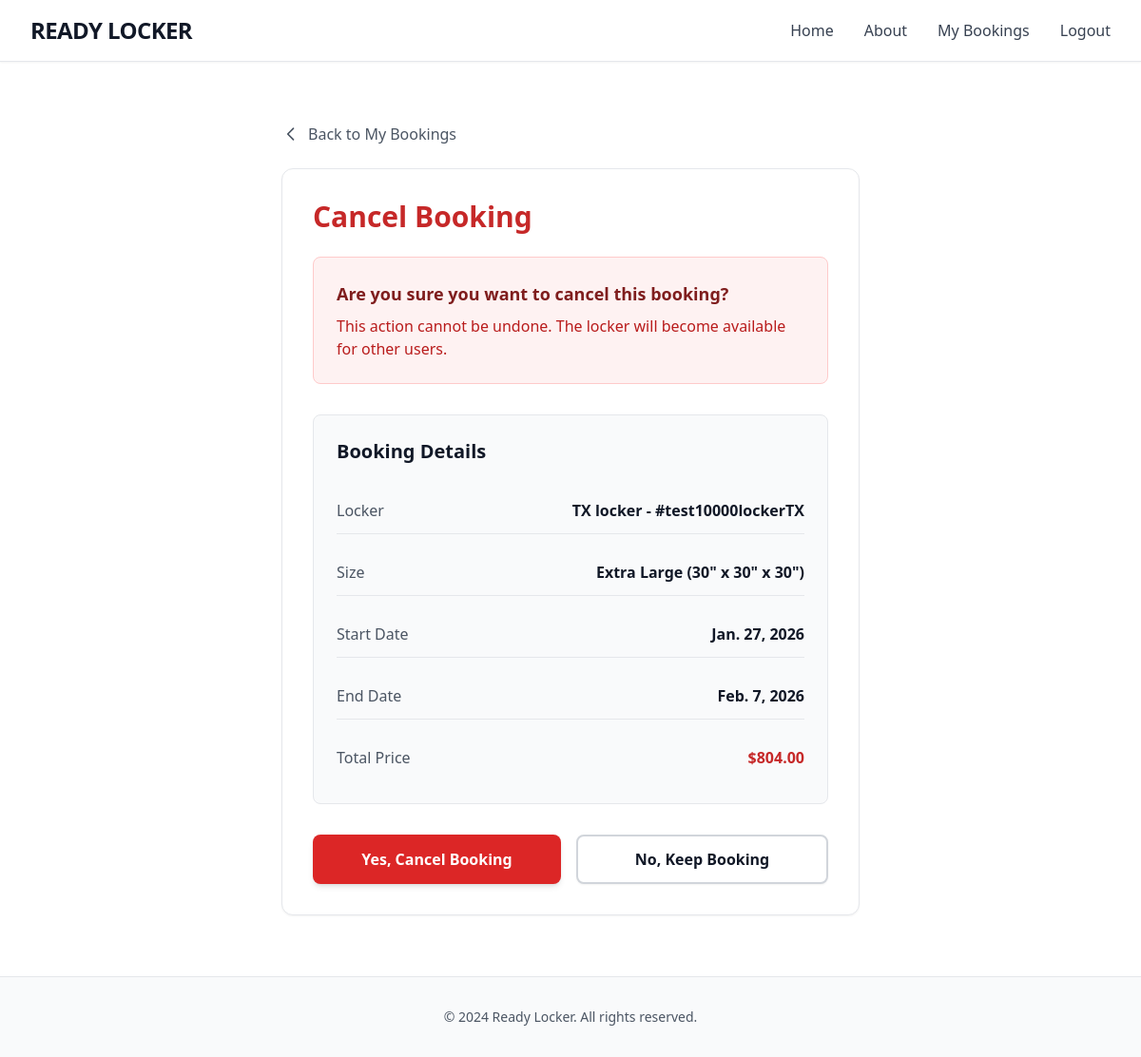
The app's page /booking/8/cancel/ (signed in), older data.
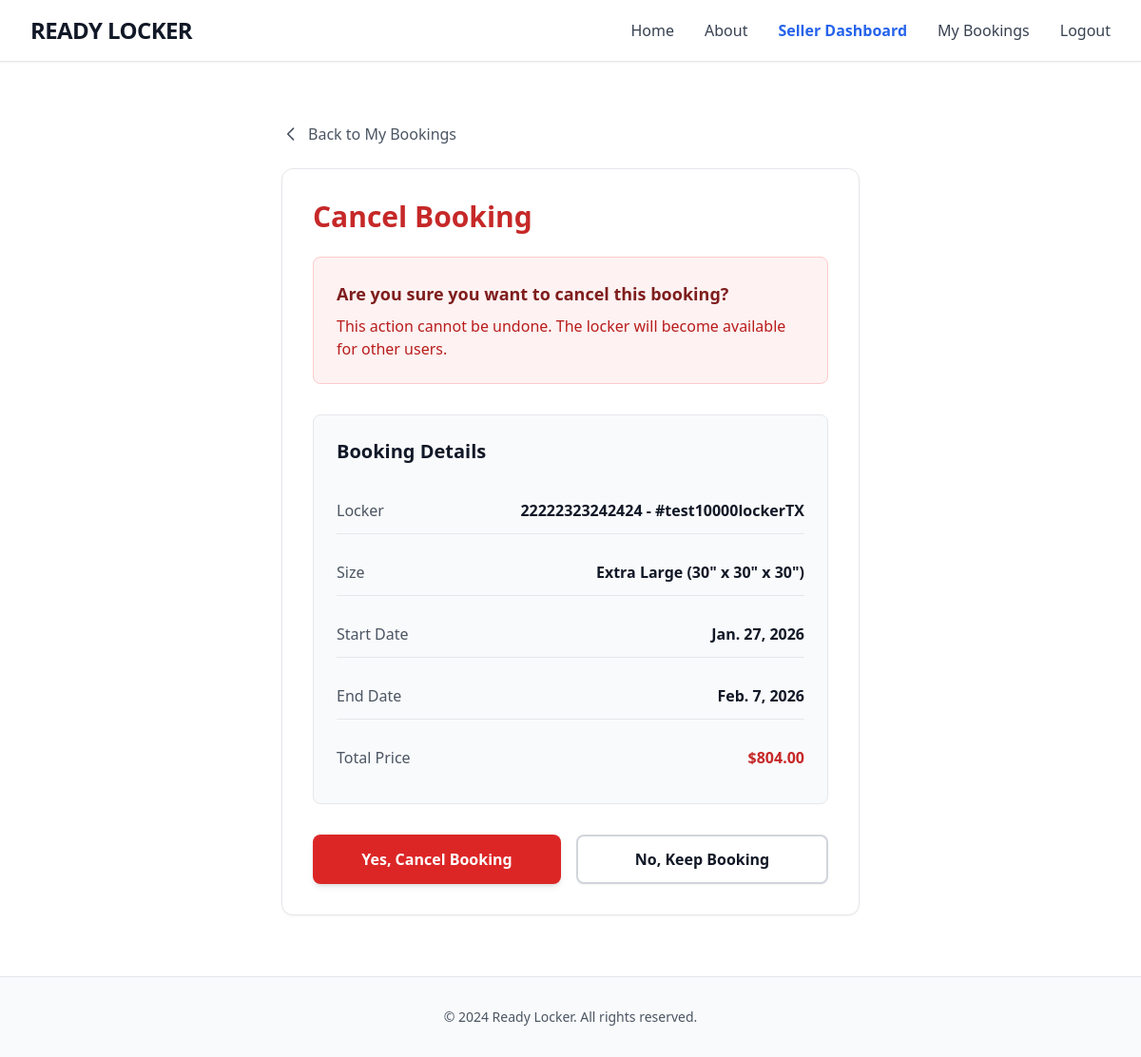
The same page, newer data.
### store/models.py (models this page shows, shortened)
class Booking(models.Model):
    STATUS_CHOICES = [
        ('pending', 'Pending'),
        ('active', 'Active'),
        ('completed', 'Completed'),
        ('cancelled', 'Cancelled'),
    ]
    user = models.ForeignKey(User, on_delete=models.CASCADE, related_name='bookings')
    locker = models.ForeignKey(Locker, on_delete=models.CASCADE, related_name='bookings')
    start_date = models.DateField()
    end_date = models.DateField()
    status = models.CharField(max_length=20, choices=STATUS_CHOICES, default='pending')
    total_price = models.DecimalField(max_digits=10, decimal_places=2)
    created_at = models.DateTimeField(auto_now_add=True)
    updated_at = models.DateTimeField(auto_now=True)
    special_instructions = models.TextField(blank=True)
    unlock_code = models.CharField(max_length=6, blank=True, null=True)
    class Meta:
        ordering = ['-created_at']

class Locker(models.Model):
    SIZE_CHOICES = [
        ('small', 'Small (12" x 12" x 12")'),
        ('medium', 'Medium (18" x 18" x 18")'),
        ('large', 'Large (24" x 24" x 24")'),
        ('xlarge', 'Extra Large (30" x 30" x 30")'),
    ]
    STATUS_CHOICES = [
        ('available', 'Available'),
        ('occupied', 'Occupied'),
        ('maintenance', 'Under Maintenance'),
    ]
    locker_number = models.CharField(max_length=20, blank=True)
    location = models.ForeignKey(Location, on_delete=models.CASCADE, related_name='lockers')
    size = models.CharField(max_length=20, choices=SIZE_CHOICES)
    status = models.CharField(max_length=20, choices=STATUS_CHOICES, default='available')
    daily_price = models.DecimalField(max_digits=10, decimal_places=2, validators=[MinValueValidator(Decimal('0.01'))])
    description = models.TextField(blank=True)
    created_at = models.DateTimeField(auto_now_add=True)
    updated_at = models.DateTimeField(auto_now=True)
    image = models.ImageField(upload_to='uploads/', blank=True, null=True)
    class Meta:
        ordering = ['location', 'locker_number']

class Location(models.Model):
    STATE_CHOICES = [
        ('AL', 'Alabama'), ('AK', 'Alaska'), ('AZ', 'Arizona'), ('AR', 'Arkansas'),
        ('CA', 'California'), ('CO', 'Colorado'), ('CT', 'Connecticut'), ('DE', 'Delaware'),
        ('DC', 'District of Columbia'), ('FL', 'Florida'), ('GA', 'Georgia'), ('HI', 'Hawaii'),
        ('ID', 'Idaho'), ('IL', 'Illinois'), ('IN', 'Indiana'), ('IA', 'Iowa'),
        ('KS', 'Kansas'), ('KY', 'Kentucky'), ('LA', 'Louisiana'), ('ME', 'Maine'),
        ('MD', 'Maryland'), ('MA', 'Massachusetts'), ('MI', 'Michigan'), ('MN', 'Minnesota'),
        ('MS', 'Mississippi'), ('MO', 'Missouri'), ('MT', 'Montana'), ('NE', 'Nebraska'),
        ('NV', 'Nevada'), ('NH', 'New Hampshire'), ('NJ', 'New Jersey'), ('NM', 'New Mexico'),
        ('NY', 'New York'), ('NC', 'North Carolina'), ('ND', 'North Dakota'), ('OH', 'Ohio'),
        ('OK', 'Oklahoma'), ('OR', 'Oregon'), ('PA', 'Pennsylvania'), ('RI', 'Rhode Island'),
        ('SC', 'South Carolina'), ('SD', 'South Dakota'), ('TN', 'Tennessee'), ('TX', 'Texas'),
        ('UT', 'Utah'), ('VT', 'Vermont'), ('VA', 'Virginia'), ('WA', 'Washington'),
        ('WV', 'West Virginia'), ('WI', 'Wisconsin'), ('WY', 'Wyoming')
    ]
    owner = models.ForeignKey(User, on_delete=models.CASCADE, null=True, blank=True, related_name="owned_locations")
    name = models.CharField(max_length=100)
    street_address = models.CharField(max_length=255, verbose_name="Street Address")
    city = models.CharField(max_length=100)
    state = models.CharField(max_length=2, choices=STATE_CHOICES)
    zip_code = models.CharField(max_length=10, verbose_name="Zip Code")
    description = models.TextField(blank=True)
    latitude = models.FloatField(default=0.0, blank=True)
    longitude = models.FloatField(default=0.0, blank=True)
    image = models.ImageField(upload_to='location_uploads/', blank=True, null=True)

### store/views.py (the view)
# urls.py: path('booking/<int:pk>/cancel/', views.cancel_booking, name="cancel_booking"),
@login_required
def cancel_booking(request, pk):
    booking = get_object_or_404(Booking, pk=pk, user=request.user)
    if booking.status not in ['pending', 'active']:
        messages.error(request, "This booking cannot be cancelled.")
        return redirect('my_bookings')
    if request.method == "POST":
        booking.status = 'cancelled'
        booking.save()
        messages.success(request, "Booking cancelled successfully.")
        return redirect('my_bookings')
    return render(request, 'cancel_booking.html', {'booking': booking})

### store/templates/cancel_booking.html (shortened to what this page needs)
{% extends 'base.html' %}
{% block content %}
<div class="max-w-2xl mx-auto px-4 sm:px-6 lg:px-8 py-16">
  <a href="{% url 'my_bookings' %}" class="inline-flex items-center text-gray-600 hover:text-primary transition-colors mb-6">
    <svg class="w-5 h-5 mr-2" fill="none" stroke="currentColor" viewBox="0 0 24 24">
      <path stroke-linecap="round" stroke-linejoin="round" stroke-width="2" d="M15 19l-7-7 7-7" />
    </svg>
    Back to My Bookings
  </a>
  <div class="bg-white border border-gray-200 rounded-xl p-8 shadow-sm">
    <h1 class="text-3xl font-bold mb-6 text-primary">Cancel Booking</h1>
    <div class="bg-red-50 border border-red-200 rounded-lg p-6 mb-8">
      <strong class="block text-lg mb-2 text-red-900">Are you sure you want to cancel this booking?</strong>
      <p class="text-red-700">
        This action cannot be undone. The locker will become available for other users.
      </p>
    </div>
    <div class="bg-gray-50 rounded-lg p-6 mb-8 border border-gray-200">
      <h2 class="text-xl font-bold mb-6 text-gray-900">Booking Details</h2>
      <div class="space-y-4">
        <div class="flex justify-between py-3 border-b border-gray-200">
          <span class="text-gray-600">Locker</span>
          <span class="font-semibold text-gray-900">{{ booking.locker.location.name }} - #{{ booking.locker.locker_number }}</span>
        </div>
        <div class="flex justify-between py-3 border-b border-gray-200">
          <span class="text-gray-600">Size</span>
          <span class="font-semibold text-gray-900">{{ booking.locker.get_size_display }}</span>
        </div>
        <div class="flex justify-between py-3 border-b border-gray-200">
          <span class="text-gray-600">Start Date</span>
          <span class="font-semibold text-gray-900">{{ booking.start_date }}</span>
        </div>
        <div class="flex justify-between py-3 border-b border-gray-200">
          <span class="text-gray-600">End Date</span>
          <span class="font-semibold text-gray-900">{{ booking.end_date }}</span>
        </div>
        <div class="flex justify-between py-3">
          <span class="text-gray-600">Total Price</span>
          <span class="font-semibold text-primary">${{ booking.total_price }}</span>
        </div>
      </div>
    </div>
    <form method="POST">
      <div class="flex flex-col sm:flex-row gap-4">
        <button type="submit" class="flex-1 bg-red-600 hover:bg-red-700 text-white py-3 rounded-lg font-semibold transition-colors shadow-md">
          Yes, Cancel Booking
        </button>
        <a href="{% url 'my_bookings' %}" class="flex-1 bg-white hover:bg-gray-50 text-gray-900 text-center py-3 rounded-lg font-semibold transition-colors border-2 border-gray-300 shadow-sm">
          No, Keep Booking
        </a>
      </div>
    </form>
  </div>
</div>
{% endblock %}

Row changes from the older to the newer data that the page shows:
changed through a linked row, Booking "test10000lockerTX": locker.location.name "TX locker" → "22222323242424"
Text that changed along with them:
text now shown: "Seller Dashboard"
